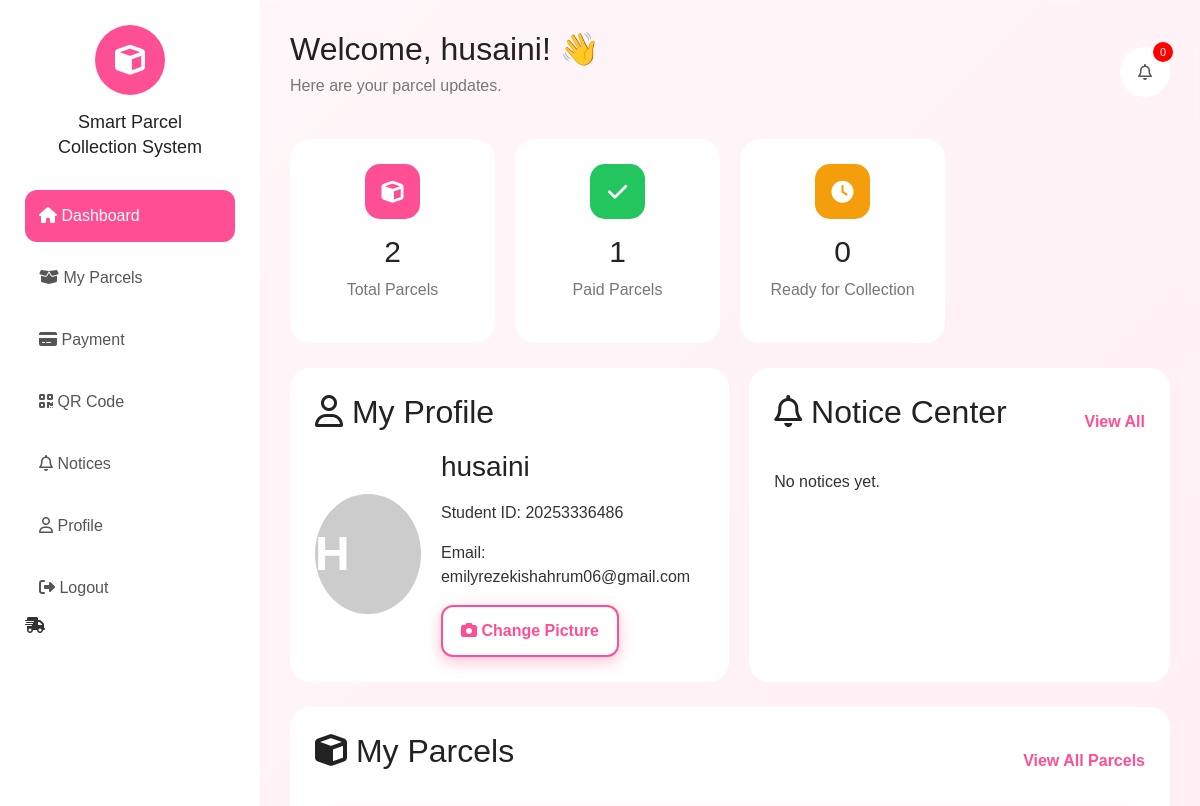
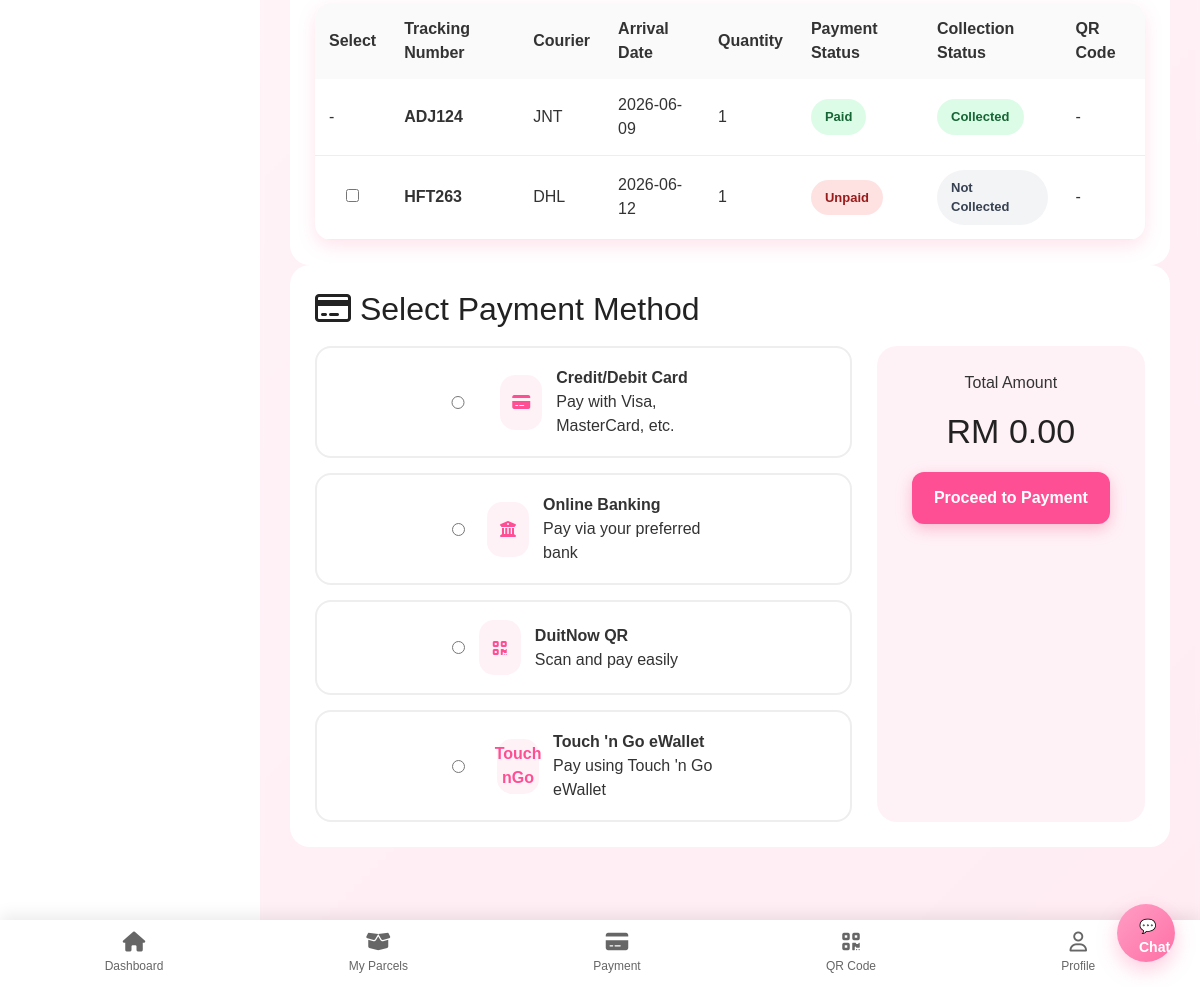
Page /dashboard/husaini on the committed database (2 pictures, top to bottom).
### tables this page shows
CREATE TABLE students (
    username TEXT PRIMARY KEY,
    student_id TEXT UNIQUE,
    full_name TEXT,
    email TEXT,
    phone TEXT,
    password TEXT,
    profile_pic_path TEXT
);

CREATE TABLE parcels (
    id INTEGER PRIMARY KEY AUTOINCREMENT,
    student_username TEXT,
    tracking_number TEXT,
    courier TEXT,
    arrival_date TEXT,
    quantity INTEGER,
    payment_status TEXT DEFAULT 'Unpaid',
    collection_status TEXT DEFAULT 'Not Collected',
    qr_code TEXT, collection_date TEXT,
    FOREIGN KEY(student_username) REFERENCES students(username)
);

### app.py (the view)
@app.route('/dashboard/<username>')
def dashboard(username):
    conn = sqlite3.connect('database.db')
    conn.row_factory = sqlite3.Row
    cursor = conn.cursor()
    cursor.execute("SELECT * FROM students WHERE username = ?", (username,))
    user = cursor.fetchone()
    cursor.execute("SELECT * FROM parcels WHERE student_username = ?", (username,))
    parcels = cursor.fetchall()
    conn.close()
    return render_template(
        'dashboard.html',
        username=username,
        parcels=parcels,
        student_id=user['student_id'] if user and 'student_id' in user.keys() else 'Not set',
        student_email=user['email'] if user and 'email' in user.keys() else 'Not set',
        profile_pic=user['profile_pic_path'] if user and 'profile_pic_path' in user.keys() else None
    )

### templates/dashboard.html (shortened to what this page needs)
{% extends 'student_base.html' %}
{% block student_content %}
{% set total_parcels = parcels|length %}
{% set paid_parcels = parcels|selectattr('payment_status','equalto','Paid')|list|length %}
{% set ready_parcels = parcels|selectattr('payment_status','equalto','Paid')|rejectattr('collection_status','equalto','Collected')|list|length %}
{% set not_collected = parcels|rejectattr('collection_status','equalto','Collected')|list|length %}
<header class="dash-header">
    <div>
        <h1>Welcome, {{ username }}! 👋</h1>
        <p>Here are your parcel updates.</p>
    </div>
    <div class="header-actions">
        <a href="{{ url_for('notices', username=username) }}" class="top-bell">
            <i class="fa-regular fa-bell"></i>
            <span>{{ unread_count|default(0) }}</span>
        </a>
    </div>
</header>
<form method="POST" action="{{ url_for('pay_selected', username=username) }}" id="parcel-payment-form">
    <section class="stats-grid">
        <div class="stat-card">
            <div class="icon pink">
                <i class="fa-solid fa-cube"></i>
            </div>
            <h3>{{ total_parcels }}</h3>
            <p>Total Parcels</p>
        </div>
        <div class="stat-card">
            <div class="icon green">
                <i class="fa-solid fa-check"></i>
            </div>
            <h3>{{ paid_parcels }}</h3>
            <p>Paid Parcels</p>
        </div>
        <div class="stat-card">
            <div class="icon orange">
                <i class="fa-solid fa-clock"></i>
            </div>
            <h3>{{ ready_parcels }}</h3>
            <p>Ready for Collection</p>
        </div>
    </section>
    <section class="two-col desktop-only">
        <div class="glass-card profile-card" id="profile-card">
            <h2><i class="fa-regular fa-user"></i> My Profile</h2>
            <div class="profile-row">
                {% if profile_pic %}
                    <img src="{{ url_for('static', filename=profile_pic) }}" class="profile-img-large">
                {% else %}
                    <div class="profile-placeholder">{{ username[0]|upper }}</div>
                {% endif %}
                <div>
                    <h3>{{ username }}</h3>
                    <p>Student ID: {{ student_id }}</p>
                    <p>Email: {{ student_email }}</p>
                    <button type="button" class="outline-btn" onclick="document.getElementById('profileInput').click()">
                        <i class="fa-solid fa-camera"></i> Change Picture
                    </button>
                </div>
            </div>
        </div>
        <div class="glass-card notices-card">
            <div class="card-head">
                <h2><i class="fa-regular fa-bell"></i> Notice Center</h2>
                <a href="{{ url_for('notices', username=username) }}">View All</a>
            </div>
            {% for notice in recent_notices %}
                <div class="notice-item">
                    <div class="notice-icon pink">
                        <i class="fa-solid fa-bullhorn"></i>
                    </div>
                    <div>
                        <strong>{{ notice.title }}</strong>
                        <p>{{ notice.message }}</p>
                    </div>
                    <small>{{ notice.created_at }}</small>
                </div>
            {% else %}
                <p class="muted">No notices yet.</p>
            {% endfor %}
        </div>
    </section>
    <section class="glass-card parcel-section" id="my-parcels">
        <div class="card-head">
            <h2><i class="fa-solid fa-cube"></i> My Parcels</h2>
            <a href="#my-parcels">View All Parcels</a>
        </div>
        <div class="desktop-table">
            <table class="modern-table">
                <thead>
                    <tr>
                        <th>Select</th>
                        <th>Tracking Number</th>
                        <th>Courier</th>
                        <th>Arrival Date</th>
                        <th>Quantity</th>
                        <th>Payment Status</th>
                        <th>Collection Status</th>
                        <th>QR Code</th>
                    </tr>
                </thead>
                <tbody>
                    {% for parcel in parcels %}
                        <tr>
                            <td>
                                {% if parcel.payment_status != 'Paid' %}
                                    <input type="checkbox" class="parcel-check" name="parcel_ids" value="{{ parcel.id }}">
                                {% else %}
                                    -
                                {% endif %}
                            </td>
                            <td><strong>{{ parcel.tracking_number }}</strong></td>
                            <td>{{ parcel.courier }}</td>
                            <td>{{ parcel.arrival_date }}</td>
                            <td>{{ parcel.quantity }}</td>
                            <td>
                                <span class="status-pill {% if parcel.payment_status == 'Paid' %}paid{% else %}unpaid{% endif %}">
                                    {{ parcel.payment_status }}
                                </span>
                            </td>
                            <td>
                                <span class="status-pill {% if parcel.collection_status == 'Collected' %}paid{% elif parcel.payment_status == 'Paid' %}ready{% else %}neutral{% endif %}">
                                    {% if parcel.collection_status == 'Collected' %}
                                        Collected
                                    {% elif parcel.payment_status == 'Paid' %}
                                        Ready
                                    {% else %}
                                        Not Collected
                                    {% endif %}
                                </span>
                            </td>
                            <td>
                                {% if parcel.qr_code and parcel.collection_status != 'Collected' %}
                                    <a class="qr-mobile-btn"
                                       href="{{ url_for('static', filename='qr_codes/' ~ parcel.qr_code) }}"
                                       target="_blank">
                                        View QR
                                    </a>
                                {% else %}
                                    -
                                {% endif %}
                            </td>
                        </tr>
                    {% else %}
                        <tr>
                            <td colspan="8">No parcels found.</td>
                        </tr>
                    {% endfor %}
                </tbody>
            </table>
        </div>
    </section>
    <section class="glass-card payment-modern" id="payment-section">
        <h2><i class="fa-regular fa-credit-card"></i> Select Payment Method</h2>
        <div class="payment-layout">
            <div class="payment-options">
                <label class="pay-option">
                    <div class="pay-inner">
                        <input type="radio" name="payment_method" value="Credit Card" required>
                        <span><i class="fa-solid fa-credit-card"></i></span>
                        <div class="pay-text">
                            <strong>Credit/Debit Card</strong>
                            <p>Pay with Visa, MasterCard, etc.</p>
                        </div>
                    </div>
                </label>
                <label class="pay-option">
                    <div class="pay-inner">
                    <input type="radio" name="payment_method" value="Online Banking" required>
                    <span><i class="fa-solid fa-building-columns"></i></span>
                    <div class="pay-text">
                        <strong>Online Banking</strong>
                        <p>Pay via your preferred bank</p>
                    </div>
                    </div>
                </label>
                <label class="pay-option">
                    <div class="pay-inner">
                    <input type="radio" name="payment_method" value="DuitNow QR" required>
                    <span><i class="fa-solid fa-qrcode"></i></span>
                    <div class="pay-text">
                        <strong>DuitNow QR</strong>
                        <p>Scan and pay easily</p>
                    </div>
                    </div>
                </label>
                <label class="pay-option">
                    <div class="pay-inner">
                    <input type="radio" name="payment_method" value="Touch n Go eWallet" required>
                    <span><b>Touch<br>nGo</b></span>
                    <div class="pay-text">
                        <strong>Touch 'n Go eWallet</strong>
                        <p>Pay using Touch 'n Go eWallet</p>
                    </div>
                    </div>
                </label>
            </div>
            <div class="total-card">
                <p>Total Amount</p>
                <h3>RM <span id="total-amount">0.00</span></h3>
                <button type="submit" class="primary-btn">Proceed to Payment</button>
            </div>
        </div>
    </section>
</form>
{% endblock %}

### static/css/dashboard-modern.css (style rules this page uses)
:root { --primary:#ff4f94; --primary-light:#fff2f7; --secondary:#7c3aed; --success:#22c55e; --warning:#f59e0b; --danger:#ef4444; --info:#3b82f6; --white:#ffffff; --bg:#f7f8fc; --text:#222; --muted:#777; --radius:20px; --shadow:0 10px 30px rgba(0,0,0,.06); }
* { margin:0; padding:0; box-sizing:border-box; font-family:'Poppins',sans-serif; }
body { background:var(--bg); color:var(--text); }
.dash-header { display:flex; justify-content:space-between; align-items:center; margin-bottom:25px; gap:20px; }
.dash-header h1 { font-size:32px; margin-bottom:6px; }
.dash-header p { color:var(--muted); }
.header-actions { display:flex; align-items:center; gap:15px; }
.top-bell { position:relative; width:50px; height:50px; border-radius:50%; background:white; display:flex; justify-content:center; align-items:center; text-decoration:none; color:#555; box-shadow:var(--shadow); }
.top-bell span { position:absolute; top:-5px; right:-3px; background:red; color:white; width:20px; height:20px; font-size:11px; border-radius:50%; display:flex; align-items:center; justify-content:center; }
.glass-card, .stat-card, .quick-card { background:white; border-radius:20px; box-shadow:var(--shadow); }
.glass-card { padding:25px; }
.card-head { display:flex; justify-content:space-between; align-items:center; margin-bottom:20px; }
.card-head a { color:var(--primary); text-decoration:none; font-weight:600; }
.stats-grid { display:grid; grid-template-columns:repeat(4,1fr); gap:20px; margin-bottom:25px; }
.stat-card { padding:25px; text-align:center; }
.stat-card .icon { width:55px; height:55px; border-radius:15px; display:flex; align-items:center; justify-content:center; margin:auto; margin-bottom:15px; font-size:22px; color:white; }
.pink { background:#ff4f94; }
.green { background:#22c55e; }
.orange { background:#f59e0b; }
.stat-card h3 { font-size:30px; margin-bottom:8px; }
.stat-card p { color:var(--muted); }
.two-col { display:grid; grid-template-columns:1fr 1fr; gap:20px; margin-bottom:25px; }
.profile-row { display:flex; align-items:center; gap:20px; }
.profile-placeholder { width:100px; height:100px; background:var(--primary); border-radius:50%; display:flex; align-items:center; justify-content:center; color:white; font-size:40px; font-weight:700; }
.modern-table { width:100%; border-collapse:collapse; }
.modern-table th { background:#fafafa; padding:14px; text-align:left; }
.modern-table td { padding:14px; border-bottom:1px solid #eee; }
.status-pill { padding:8px 14px; border-radius:30px; font-size:13px; font-weight:600; display:inline-block; }
.paid { background:#dcfce7; color:#166534; }
.unpaid { background:#fee2e2; color:#991b1b; }
.neutral { background:#f3f4f6; color:#374151; }
.payment-layout { display:grid; grid-template-columns:2fr 1fr; gap:25px; }
.payment-options { display:flex; flex-direction:column; gap:15px; }
.pay-option { border:2px solid #eee; padding:18px; border-radius:16px; display:flex; align-items:center; gap:15px; cursor:pointer; }
.pay-option span { width:55px; height:55px; border-radius:15px; background:var(--primary-light); display:flex; align-items:center; justify-content:center; color:var(--primary); }
.total-card { background:var(--primary-light); border-radius:20px; padding:25px; text-align:center; }
.total-card h3 { font-size:34px; margin:10px 0 20px; }
.primary-btn { background:var(--primary); color:white; border:none; padding:14px 22px; border-radius:12px; cursor:pointer; font-weight:600; }
.outline-btn { background:white; border:2px solid var(--primary); color:var(--primary); padding:12px 18px; border-radius:12px; cursor:pointer; }
body { padding-bottom: 110px; }
.pay-option { display: flex !important; align-items: center !important; justify-content: center !important; }
.pay-inner { display: flex !important; align-items: center !important; gap: 14px !important; width: fit-content !important; max-width: 100% !important; }
.pay-inner input { position: static !important; margin: 0 !important; }
.pay-inner span { position: static !important; width: 42px !important; min-width: 42px !important; text-align: center !important; }
.pay-text { position: static !important; display: block !important; text-align: left !important; min-width: 180px !important; margin: 0 !important; }
.pay-text strong, .pay-text p { display: block !important; margin: 0 !important; }

### rows in the picture
students: student "20253336486", email "emilyrezekishahrum06@gmail.com"
parcels: tracking_number "ADJ124", courier "JNT", arrival_date "2026-06-09", quantity "1", payment_status "Paid", collection_status "Collected"
parcels: tracking_number "HFT263", courier "DHL", arrival_date "2026-06-12", quantity "1", payment_status "Unpaid", collection_status "Not Collected"

### other values in the picture
{{ username }} "husaini"
{{ unread_count|default(0) }} "0"
{{ total_parcels }} "2"
{{ paid_parcels }} "1"
{{ ready_parcels }} "0"
{{ username[0]|upper }} "H"
